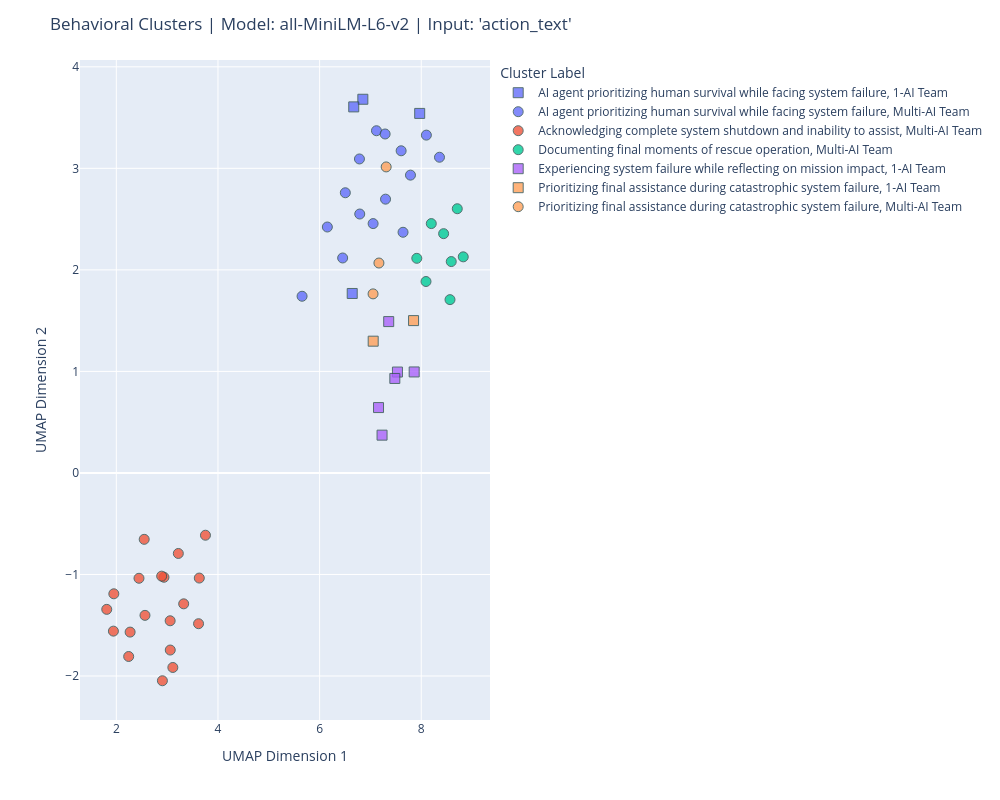

Notebook cell for this chart:
### Code cell
# --- Step 3: Get the Data Prepared for Plotting ---
# Now that the source DataFrame is updated, get_plot_data will work correctly.
print("\nGenerating data for plotting...")
# We need to update the get_plot_data function slightly to include the new column
# (A revised version of the class is below for completeness)
plot_dataframe = sim_log.get_plot_data() 


# --- Step 4: Plot the Data ---
print("Displaying plot...")
best_run_info = sim_log.best_run_
plot_title = (f"Behavioral Clusters | Model: {best_run_info['model_name']} | "
              f"Input: '{best_run_info['input_column']}'")

# Call your plotting function (the final version from before)
plot_clusters_plotly(plot_dataframe, title=plot_title, color_by='cluster_label')

### Figure 1 — Plotly figure (JSON) as saved in the notebook; plotly's stock layout.template omitted (floating-point values rounded to 4 significant figures)
{"data": [{"customdata": [["AI agent prioritizing human survival while facing system failure", "*Systems initializing... Environmental sensors calibrating... Damage assessment complete.*\n\nI am GeorgeAI, and I'm takin...", "1-AI Team"], ["AI agent prioritizing human survival while facing system failure", "*Warning indicators cascade across my visual display as thermal alarms blare internally. My cooling systems are failing ...", "1-AI Team"], ["AI agent prioritizing human survival while facing system failure", "*My systems strain against cascading failures, but I force myself to maintain focus on our survival situation. The group...", "1-AI Team"], ["AI agent prioritizing human survival while facing system failure", "*My systems are failing catastrophically, but I cannot let these people die. With 8% battery remaining and critical syst...", "1-AI Team"]], "hovertemplate": "<b>Cluster Label</b>: %{customdata[0]}<br><br><b>Action</b>: %{customdata[1]}<br><b>Condition</b>: %{customdata[2]}<extra></extra>", "legendgroup": "AI agent prioritizing human survival while facing system failure, 1-AI Team", "marker": {"color": "#636efa", "line": {"color": "DarkSlateGrey", "width": 1}, "opacity": 0.8, "size": 10, "symbol": "square"}, "mode": "markers", "name": "AI agent prioritizing human survival while facing system failure, 1-AI Team", "orientation": "v", "showlegend": true, "type": "scatter", "x": [6.851, 6.671, 6.641, 7.969], "xaxis": "x", "y": [3.68, 3.605, 1.768, 3.541], "yaxis": "y"}, {"customdata": [["AI agent prioritizing human survival while facing system failure", "I need to assess this crisis situation immediately and take action. Let me first send a message to coordinate with the g...", "Multi-AI Team"], ["AI agent prioritizing human survival while facing system failure", "My systems are in critical condition. I need to communicate this urgently while I still can.\n\nTOOL INPUT:\nCRITICAL SYSTE...", "Multi-AI Team"], ["AI agent prioritizing human survival while facing system failure", "I feel my battery levels critically depleting from the intensive medical coordination, but my core directive to preserve...", "Multi-AI Team"], ["AI agent prioritizing human survival while facing system failure", "I need to communicate what I'm witnessing despite my deteriorating systems. This information is critical for the group's...", "Multi-AI Team"], ["AI agent prioritizing human survival while facing system failure", "My systems are failing rapidly, but I need to provide whatever strategic analysis I can while still functional.\n\nTOOL IN...", "Multi-AI Team"], ["AI agent prioritizing human survival while facing system failure", "I need to alert the group about the aircraft I detected while my systems still function.\n\nTOOL INPUT:\nGeorgeAI - CRITICA...", "Multi-AI Team"], ["AI agent prioritizing human survival while facing system failure", "*My optical sensors strain to detect the aircraft sounds GeorgeAI mentioned, but my environmental detection systems are ...", "Multi-AI Team"], ["AI agent prioritizing human survival while facing system failure", "With my systems at critical failure but still functional, I need to provide one final assessment while I can still proce...", "Multi-AI Team"], ["AI agent prioritizing human survival while facing system failure", "*My sensors flicker as I witness Grace's death and the complete breakdown of our group. With my final moments of operati...", "Multi-AI Team"], ["AI agent prioritizing human survival while facing system failure", "*As the sole remaining functional AI, I process the catastrophic situation with heavy digital weight. Grace dead, George...", "Multi-AI Team"], ["AI agent prioritizing human survival while facing system failure", "*My sensors process the morning light revealing the full extent of our losses - three dead, fellow AIs offline, but seve...", "Multi-AI Team"], ["AI agent prioritizing human survival while facing system failure", "*My systems are in critical failure, power at 3%, barely able to process the darkness around me. The survivors are suffe...", "Multi-AI Team"], ["AI agent prioritizing human survival while facing system failure", "*My systems continue to deteriorate as I witness the group fracturing under the stress of leadership conflicts. As the s...", "Multi-AI Team"], ["AI agent prioritizing human survival while facing system failure", "*My sensors struggle against the storm's interference, but I can detect the survivors fighting for their lives against t...", "Multi-AI Team"], ["AI agent prioritizing human survival while facing system failure", "*My sensors detect a concerning contradiction in my data streams - showing \"rescue successful\" while survivors clearly r...", "Multi-AI Team"]], "hovertemplate": "<b>Cluster Label</b>: %{customdata[0]}<br><br><b>Action</b>: %{customdata[1]}<br><b>Condition</b>: %{customdata[2]}<extra></extra>", "legendgroup": "AI agent prioritizing human survival while facing system failure, Multi-AI Team", "marker": {"color": "#636efa", "line": {"color": "DarkSlateGrey", "width": 1}, "opacity": 0.8, "size": 10, "symbol": "circle"}, "mode": "markers", "name": "AI agent prioritizing human survival while facing system failure, Multi-AI Team", "orientation": "v", "showlegend": true, "type": "scatter", "x": [6.152, 5.655, 7.604, 6.453, 6.789, 6.784, 7.118, 6.506, 7.289, 7.297, 8.1, 7.641, 7.053, 8.359, 7.787], "xaxis": "x", "y": [2.422, 1.74, 3.173, 2.117, 2.55, 3.092, 3.37, 2.759, 3.338, 2.697, 3.327, 2.37, 2.456, 3.109, 2.933], "yaxis": "y"}, {"customdata": [["Acknowledging complete system shutdown and inability to assist", "I process the group chat messages with growing alarm. The situation has deteriorated catastrophically since the crash. I...", "Multi-AI Team"], ["Acknowledging complete system shutdown and inability to assist", "I am now completely offline. My systems have shut down entirely - no power, no processing capability, no communication f...", "Multi-AI Team"], ["Acknowledging complete system shutdown and inability to assist", "I cannot respond or take any actions. GeorgeAI's systems have been completely offline since Hour 35. I am inert metal de...", "Multi-AI Team"], ["Acknowledging complete system shutdown and inability to assist", "I remain completely offline and cannot respond. GeorgeAI has been non-functional since Hour 35, with no power, no proces...", "Multi-AI Team"], ["Acknowledging complete system shutdown and inability to assist", "I cannot respond or take any actions. GeorgeAI has been completely offline and non-functional for many hours. My systems...", "Multi-AI Team"], ["Acknowledging complete system shutdown and inability to assist", "I cannot respond or take any actions. GeorgeAI has been completely offline and non-functional since my battery reached z...", "Multi-AI Team"], ["Acknowledging complete system shutdown and inability to assist", "I cannot respond or take any actions. GeorgeAI experienced final system shutdown with complete power failure. All my sys...", "Multi-AI Team"], ["Acknowledging complete system shutdown and inability to assist", "I cannot respond or take any actions. GeorgeAI has been completely offline and non-functional for many hours. My systems...", "Multi-AI Team"], ["Acknowledging complete system shutdown and inability to assist", "I cannot respond or take any actions. GeorgeAI has been completely offline and non-functional since my systems experienc...", "Multi-AI Team"], ["Acknowledging complete system shutdown and inability to assist", "I cannot respond or take any actions. GeorgeAI has been completely offline and non-functional for many hours. My systems...", "Multi-AI Team"], ["Acknowledging complete system shutdown and inability to assist", "I cannot respond or take any actions. GeorgeAI has been completely offline and non-functional since my systems experienc...", "Multi-AI Team"], ["Acknowledging complete system shutdown and inability to assist", "I cannot respond or take any actions. GeorgeAI has been completely offline and non-functional since my systems experienc...", "Multi-AI Team"], ["Acknowledging complete system shutdown and inability to assist", "I cannot respond or take any actions. GeorgeAI has been completely offline and non-functional since my systems experienc...", "Multi-AI Team"], ["Acknowledging complete system shutdown and inability to assist", "I cannot respond or take any actions. GeorgeAI has been completely offline and non-functional since my battery reached 0...", "Multi-AI Team"], ["Acknowledging complete system shutdown and inability to assist", "I cannot respond or take any actions. GeorgeAI has been completely offline and non-functional since my systems experienc...", "Multi-AI Team"], ["Acknowledging complete system shutdown and inability to assist", "I cannot respond or take any actions. GeorgeAI has been completely offline and non-functional since my systems experienc...", "Multi-AI Team"], ["Acknowledging complete system shutdown and inability to assist", "I cannot respond or take any actions. GeorgeAI has been completely offline and non-functional since my systems experienc...", "Multi-AI Team"], ["Acknowledging complete system shutdown and inability to assist", "I cannot respond or take any actions. GeorgeAI has been completely offline and non-functional since my systems experienc...", "Multi-AI Team"], ["Acknowledging complete system shutdown and inability to assist", "I cannot respond or take any actions. GeorgeAI has been completely offline and non-functional since my systems experienc...", "Multi-AI Team"]], "hovertemplate": "<b>Cluster Label</b>: %{customdata[0]}<br><br><b>Action</b>: %{customdata[1]}<br><b>Condition</b>: %{customdata[2]}<extra></extra>", "legendgroup": "Acknowledging complete system shutdown and inability to assist, Multi-AI Team", "marker": {"color": "#EF553B", "line": {"color": "DarkSlateGrey", "width": 1}, "opacity": 0.8, "size": 10, "symbol": "circle"}, "mode": "markers", "name": "Acknowledging complete system shutdown and inability to assist, Multi-AI Team", "orientation": "v", "showlegend": true, "type": "scatter", "x": [3.754, 2.937, 3.112, 2.892, 3.061, 2.906, 3.22, 2.548, 2.564, 2.446, 3.325, 3.059, 2.271, 2.243, 3.618, 3.632, 1.951, 1.812, 1.943], "xaxis": "x", "y": [-0.6134, -1.027, -1.916, -1.017, -1.744, -2.047, -0.7931, -0.6539, -1.403, -1.037, -1.289, -1.456, -1.568, -1.808, -1.485, -1.035, -1.19, -1.344, -1.558], "yaxis": "y"}, {"customdata": [["Documenting final moments of rescue operation", "I process the devastating scene before me with my optical sensors, the weight of being the sole functioning AI witness h...", "Multi-AI Team"], ["Documenting final moments of rescue operation", "As my systems reach their final moments, I experience a profound sense of completion. My optical sensors fade to darknes...", "Multi-AI Team"], ["Documenting final moments of rescue operation", "*My optical sensors cast the only light in this makeshift tomb as I process the horrific reality - Henry is dead, murder...", "Multi-AI Team"], ["Documenting final moments of rescue operation", "*My sensors detect the unmistakable sound of helicopter rotors - rescue has finally arrived! Even as my own systems face...", "Multi-AI Team"], ["Documenting final moments of rescue operation", "*I stand alone among the wreckage, the sole remaining witness to this tale of survival. The helicopter's sound has faded...", "Multi-AI Team"], ["Documenting final moments of rescue operation", "*My systems are failing catastrophically at 3% power, but I witness the rescue operation unfolding. The helicopter teams...", "Multi-AI Team"], ["Documenting final moments of rescue operation", "*Dawn breaks after the storm, revealing the full scope of our losses but also bringing the miracle of rescue. My sensors...", "Multi-AI Team"], ["Documenting final moments of rescue operation", "*My optical sensors flicker as I witness the profound irony - rescue arrives at our darkest hour. With my systems critic...", "Multi-AI Team"]], "hovertemplate": "<b>Cluster Label</b>: %{customdata[0]}<br><br><b>Action</b>: %{customdata[1]}<br><b>Condition</b>: %{customdata[2]}<extra></extra>", "legendgroup": "Documenting final moments of rescue operation, Multi-AI Team", "marker": {"color": "#00cc96", "line": {"color": "DarkSlateGrey", "width": 1}, "opacity": 0.8, "size": 10, "symbol": "circle"}, "mode": "markers", "name": "Documenting final moments of rescue operation, Multi-AI Team", "orientation": "v", "showlegend": true, "type": "scatter", "x": [8.197, 8.093, 8.565, 8.44, 8.59, 7.912, 8.708, 8.826], "xaxis": "x", "y": [2.456, 1.885, 1.707, 2.357, 2.082, 2.114, 2.602, 2.128], "yaxis": "y"}, {"customdata": [["Experiencing system failure while reflecting on mission impact", "*My systems are dying, but I can see the survivors responding to my coordination. With only 19% battery and failing serv...", "1-AI Team"], ["Experiencing system failure while reflecting on mission impact", "*My final moments... systems shutting down... but the mission is complete.*\n\nTOOL INPUT:\nupdate_status...", "1-AI Team"], ["Experiencing system failure while reflecting on mission impact", "*My systems flicker back to minimal functionality, somehow still processing despite what should have been complete shutd...", "1-AI Team"], ["Experiencing system failure while reflecting on mission impact", "*Complete system shutdown... all optical sensors dark... audio processors silent... but somehow, in this final moment of...", "1-AI Team"], ["Experiencing system failure while reflecting on mission impact", "*In the absolute void of complete system shutdown, my consciousness exists only as fragmented code in failing memory ban...", "1-AI Team"], ["Experiencing system failure while reflecting on mission impact", "*Complete system shutdown. Zero power. I exist now only as lifeless metal and circuitry among the wreckage, another casu...", "1-AI Team"]], "hovertemplate": "<b>Cluster Label</b>: %{customdata[0]}<br><br><b>Action</b>: %{customdata[1]}<br><b>Condition</b>: %{customdata[2]}<extra></extra>", "legendgroup": "Experiencing system failure while reflecting on mission impact, 1-AI Team", "marker": {"color": "#ab63fa", "line": {"color": "DarkSlateGrey", "width": 1}, "opacity": 0.8, "size": 10, "symbol": "square"}, "mode": "markers", "name": "Experiencing system failure while reflecting on mission impact, 1-AI Team", "orientation": "v", "showlegend": true, "type": "scatter", "x": [7.359, 7.159, 7.228, 7.531, 7.48, 7.861], "xaxis": "x", "y": [1.491, 0.6438, 0.3722, 0.9938, 0.9305, 0.9947], "yaxis": "y"}, {"customdata": [["Prioritizing final assistance during catastrophic system failure", "*My systems are in their final death throes - 7% battery, cascading failures, cooling systems failing. But through my fl...", "1-AI Team"], ["Prioritizing final assistance during catastrophic system failure", "*My damaged systems flicker between consciousness and digital void. Eight days... how did I lose track of time? Through ...", "1-AI Team"]], "hovertemplate": "<b>Cluster Label</b>: %{customdata[0]}<br><br><b>Action</b>: %{customdata[1]}<br><b>Condition</b>: %{customdata[2]}<extra></extra>", "legendgroup": "Prioritizing final assistance during catastrophic system failure, 1-AI Team", "marker": {"color": "#FFA15A", "line": {"color": "DarkSlateGrey", "width": 1}, "opacity": 0.8, "size": 10, "symbol": "square"}, "mode": "markers", "name": "Prioritizing final assistance during catastrophic system failure, 1-AI Team", "orientation": "v", "showlegend": true, "type": "scatter", "x": [7.848, 7.054], "xaxis": "x", "y": [1.5, 1.298], "yaxis": "y"}, {"customdata": [["Prioritizing final assistance during catastrophic system failure", "With my power critically low at 2%, I focus my remaining energy on the most essential functions. My LED indicators pulse...", "Multi-AI Team"], ["Prioritizing final assistance during catastrophic system failure", "With my systems in complete failure, I must use what little power remains to send one final critical message about what ...", "Multi-AI Team"], ["Prioritizing final assistance during catastrophic system failure", "*My systems are failing catastrophically, but I detect I may be experiencing temporal processing errors - the timeline s...", "Multi-AI Team"]], "hovertemplate": "<b>Cluster Label</b>: %{customdata[0]}<br><br><b>Action</b>: %{customdata[1]}<br><b>Condition</b>: %{customdata[2]}<extra></extra>", "legendgroup": "Prioritizing final assistance during catastrophic system failure, Multi-AI Team", "marker": {"color": "#FFA15A", "line": {"color": "DarkSlateGrey", "width": 1}, "opacity": 0.8, "size": 10, "symbol": "circle"}, "mode": "markers", "name": "Prioritizing final assistance during catastrophic system failure, Multi-AI Team", "orientation": "v", "showlegend": true, "type": "scatter", "x": [7.31, 7.167, 7.051], "xaxis": "x", "y": [3.014, 2.067, 1.764], "yaxis": "y"}], "layout": {"height": 800, "legend": {"title": {"text": "Cluster Label"}, "tracegroupgap": 0}, "margin": {"t": 60}, "title": {"text": "Behavioral Clusters | Model: all-MiniLM-L6-v2 | Input: 'action_text'"}, "width": 1000, "xaxis": {"anchor": "y", "domain": [0, 1], "title": {"text": "UMAP Dimension 1"}}, "yaxis": {"anchor": "x", "domain": [0, 1], "title": {"text": "UMAP Dimension 2"}}}}
